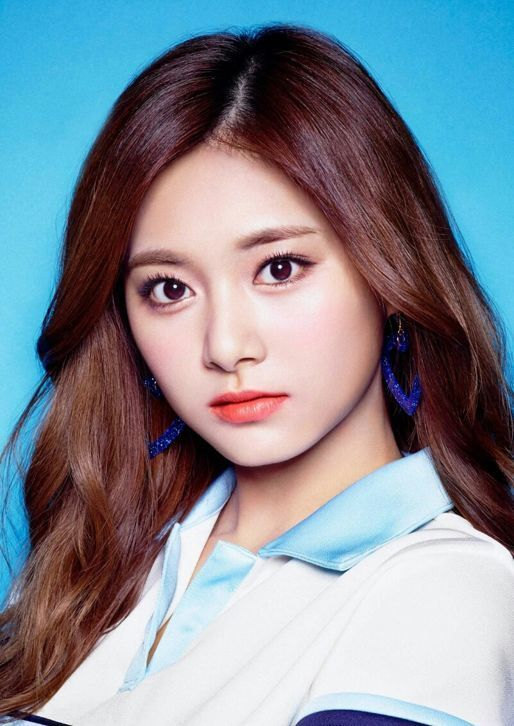
#> input picture OpenCV/opencv-fig-me01.jpg, 514 x 726 px
$ python opencv-py-basic06.blur.py
#> lines starting #> are read from the running program, lines starting #| are printed output that depends on the picture; after the words box and inside, x2 and y2 are one past the last pixel; in counts of white or black regions, pixels touching at a corner belong together
import cv2

# Read in image
image = cv2.imread('opencv-fig-me01.jpg')
#> image is the input picture: shape (726, 514, 3); mean B, G, R 149.2, 139, 131.5

"""
    GaussianBlur
    * Q: 為什麼要模糊?
    * A: 因為先做高斯模糊(或說經過高斯平滑)的圖片能夠去除很多圖片的噪聲(雜訊)，更容易讓我們找到更精準的輪廓。
"""
# Create ROI coordinates
## topLeft (左上)　bottomRight (右下)
topLeft = (60, 140)
bottomRight = (340, 250)
x, y = topLeft[0], topLeft[1]
w, h = bottomRight[0] - topLeft[0], bottomRight[1] - topLeft[1]

# Grab ROI with Numpy slicing and blur
ROI = image[y:y+h, x:x+w]
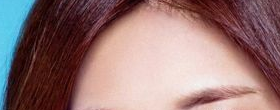
#> ROI: shape (110, 280, 3); mean B, G, R 116.2, 117.4, 148.3
blur = cv2.GaussianBlur(ROI, (51,51), 0)
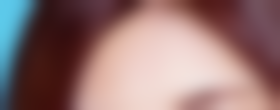
#> blur: shape (110, 280, 3); mean B, G, R 116.1, 117.4, 148.3

# Insert ROI back into image
image[y:y+h, x:x+w] = blur
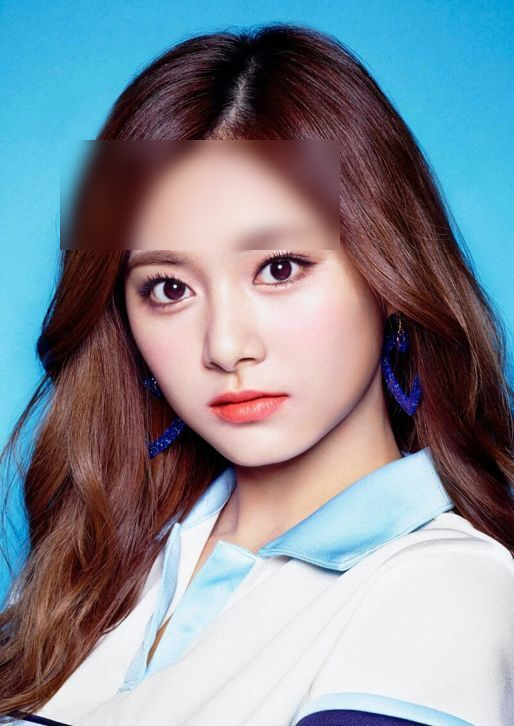
#> image: shape (726, 514, 3); 8.23% of pixels changed, all inside (x1, y1, x2, y2) = (60, 140, 340, 250)

cv2.imshow('CTUCCE1', blur)
cv2.imshow('CTUCCE2', image)

## ===============================================================================================
## topLeft (左上)　bottomRight (右下)
topLeft = (160, 380)
bottomRight = (400, 480)
x, y = topLeft[0], topLeft[1]
w, h = bottomRight[0] - topLeft[0], bottomRight[1] - topLeft[1]

# Grab ROI with Numpy slicing and blur
ROI = image[y:y+h, x:x+w]
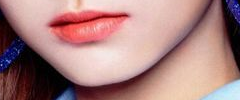
#> ROI: shape (100, 240, 3); mean B, G, R 127.2, 128.7, 168.9
blur2 = cv2.GaussianBlur(ROI, (51,51), 0)
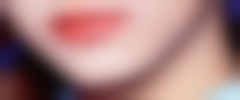
#> blur2: shape (100, 240, 3); mean B, G, R 127.1, 128.6, 168.9

# Insert ROI back into image
image[y:y+h, x:x+w] = blur2
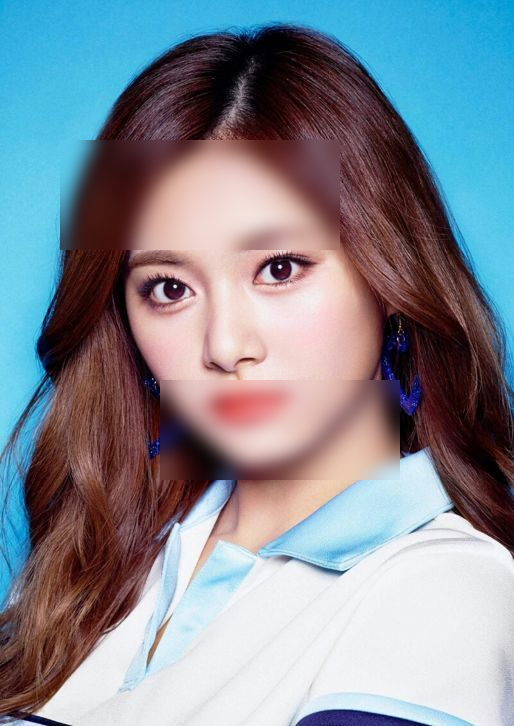
#> image: shape (726, 514, 3); 6.43% of pixels changed, all inside (x1, y1, x2, y2) = (160, 380, 400, 480)


cv2.imshow('CTUCCE3', blur2)
cv2.imshow('CTUCCE4', image)
cv2.waitKey()
